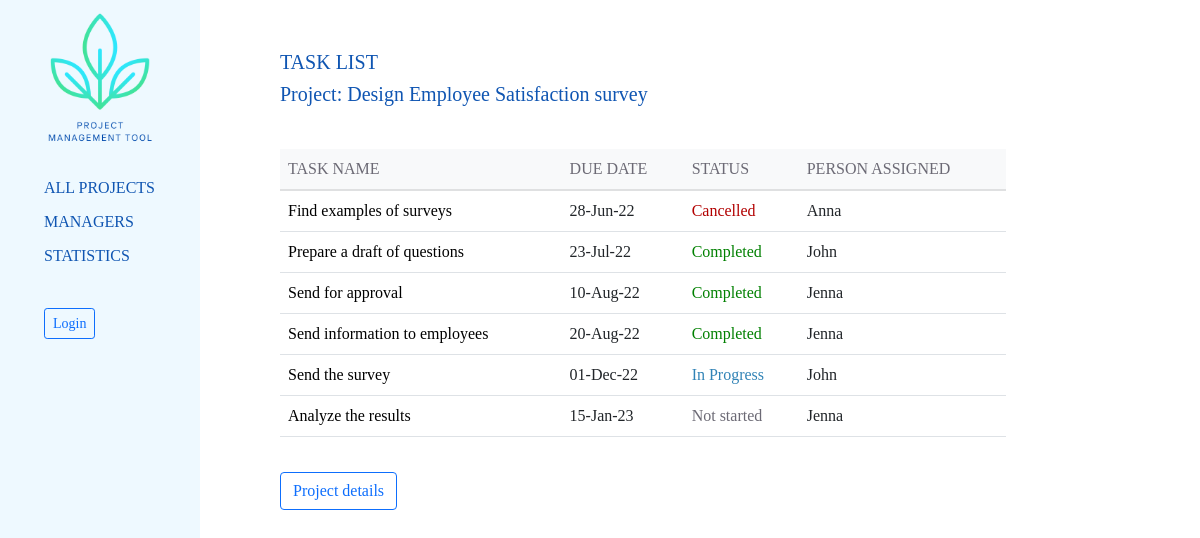
Screenshot of /project/5/tasks/ with the database file from the repository.
### projectmanagement_app/models.py (models this page shows, shortened)
class Project(models.Model):
    name = models.CharField(max_length=100, unique=True)
    description = models.TextField(null=True, blank=True)
    department = models.CharField(max_length=100)
    manager = models.ForeignKey(ProjectManager, on_delete=models.PROTECT, null=True)
    PROJECT_STATUS = (
        ('NS', 'Not started'),
        ('IP', 'In Progress'),
        ('CO', 'Completed'),
        ('CA', 'Cancelled'),
    )
    status = models.CharField(
        max_length=2,
        choices=PROJECT_STATUS,
        default='NS',
    )
    def __str__(self):
        return self.name

class Task(models.Model):
    project = models.ForeignKey(Project, on_delete=models.CASCADE)
    name = models.CharField(max_length=100)
    due_date = models.DateField()
    TASK_STATUS = (
        ('NS', 'Not started'),
        ('IP', 'In Progress'),
        ('CO', 'Completed'),
        ('CA', 'Cancelled'),
    )
    status = models.CharField(
        max_length=2,
        choices=TASK_STATUS,
        default='NS',
    )
    person_assigned = models.CharField(max_length=100)
    additional_information = models.TextField(null=True, blank=True)
    PRIORITIES = (
        ('H', 'high'),
        ('M', 'medium'),
        ('L', 'low'),
    )
    priority = models.CharField(
        max_length=1,
        choices=PRIORITIES,
        default='M',
    )
    class Meta:
        ordering = ["due_date"]

### projectmanagement_app/views.py (the view)
# urls.py: path("project/<int:project_id>/tasks/", views.TaskListView.as_view(), name="task-list"),
class TaskListView(ListView):
    model = Task
    paginate_by = 7
    def get_queryset(self):
        return Task.objects.filter(project_id=self.kwargs["project_id"])
    def get_context_data(self, **kwargs):
        context = super().get_context_data(**kwargs)
        project_name = Project.objects.get(id=self.kwargs["project_id"])
        project_id = self.kwargs["project_id"]
        context["project_name"] = project_name
        context["project_id"] = project_id
        return context

### projectmanagement_app/templates/projectmanagement_app/task_list.html (shortened to what this page needs)
{% extends "base.html" %}
{% block content %}
{% if task_list %}
<h4 style="padding-bottom: 0px;">TASK LIST</h4>
<h5>Project: {{project_name}}</h5>
<table class="table table-hover" style="width:80%; margin-bottom:35px;">
  <thead class="table-light">
    <tr>
      <th scope="col">TASK NAME</th>
      <th scope="col">DUE DATE</th>
      <th scope="col">STATUS</th>
      <th scope="col">PERSON ASSIGNED</th>
    </tr>
  </thead>
  <tbody>
    {% for task in task_list %}
    <tr>
      <td><a href="{% url "task-detail" task.project_id task.id %}">{{ task.name }}</a></td>
      <td>{{task.due_date | date:"d-M-y"}}</td>
      <td {% if task.status == 'NS' %} style="color:#6c6a75;"
          {% elif task.status == 'IP' %} style="color:#3183b6;"
          {% elif task.status == 'CO' %} style="color:green;"
          {% elif task.status == 'CA' %} style="color:#B20000;"
          {% endif %}>
          {{task.get_status_display}}</td>
      <td>{{task.person_assigned}}</td>
    </tr>
    {% endfor %}
  </tbody>
</table>
{% else %}
  <p>There are no tasks.</p>
{% endif %}
<button class="btn btn-outline-primary" onclick="location.href='{% url "project-detail" project_id %}';">Project details</button>
{% endblock %}

### projectmanagement_app/static/css/styles.css (style rules this page uses)
body { font-family: Calibri; }
h4 { color: #0F55B2; padding-bottom: 35px; font-size: 20px; }
h5 { color: #0F55B2; padding-bottom: 35px; }
thead { border-bottom-width: 2px; }
th { font-weight: normal; color: #6c6a75; }
td a { text-decoration: none; color: #000000; }
a { color: #0F55B2; }

### rows the page displays
Project: name "Design Employee Satisfaction survey"
Task: name "Find examples of surveys", due_date "28-Jun-22", status "Cancelled", person_assigned "Anna"
Task: name "Prepare a draft of questions", due_date "23-Jul-22", status "Completed", person_assigned "John"
Task: name "Send for approval", due_date "10-Aug-22", status "Completed", person_assigned "Jenna"
Task: name "Send information to employees", due_date "20-Aug-22", status "Completed", person_assigned "Jenna"
Task: name "Send the survey", due_date "01-Dec-22", status "In Progress", person_assigned "John"
Task: name "Analyze the results", due_date "15-Jan-23", status "Not started", person_assigned "Jenna"
